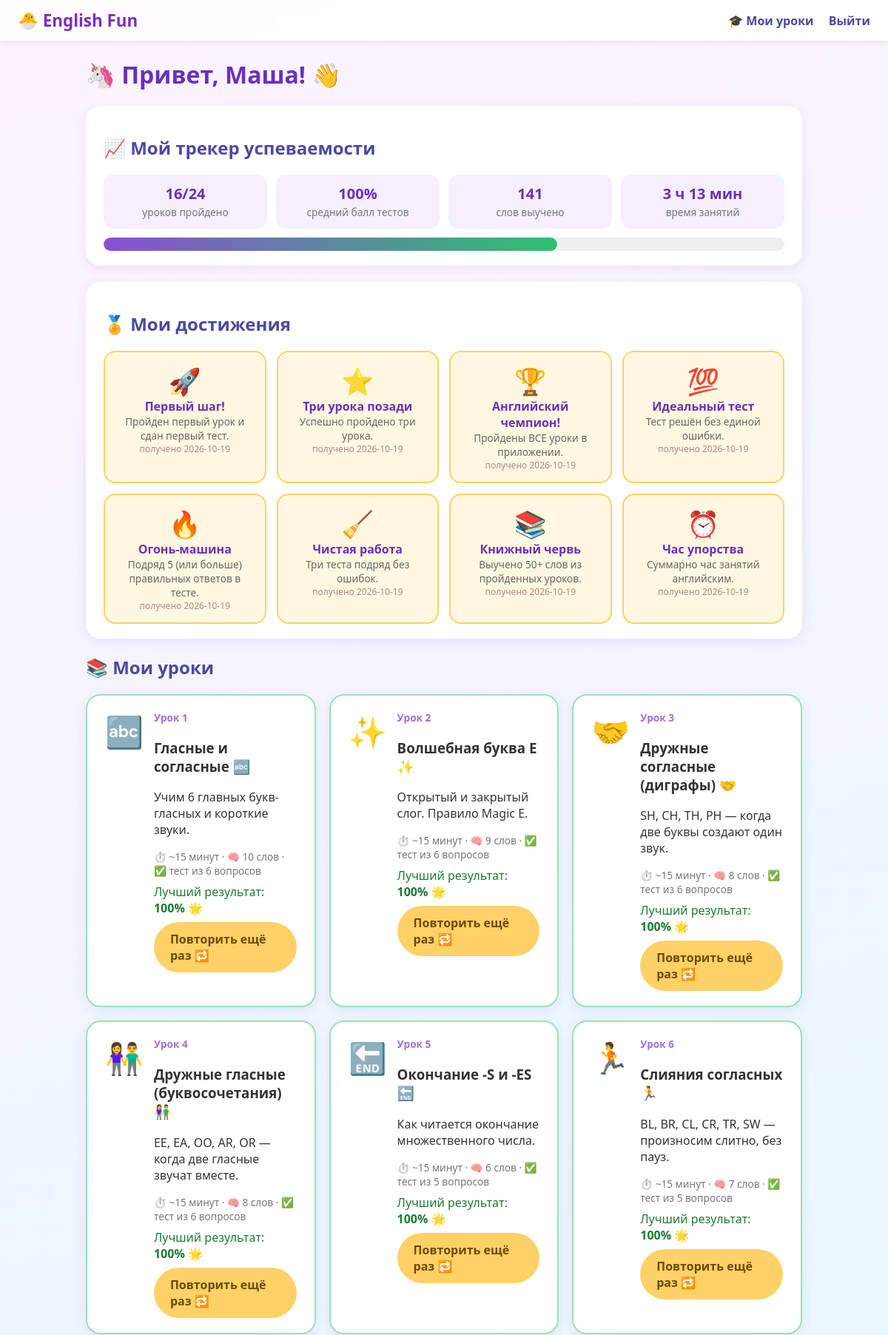
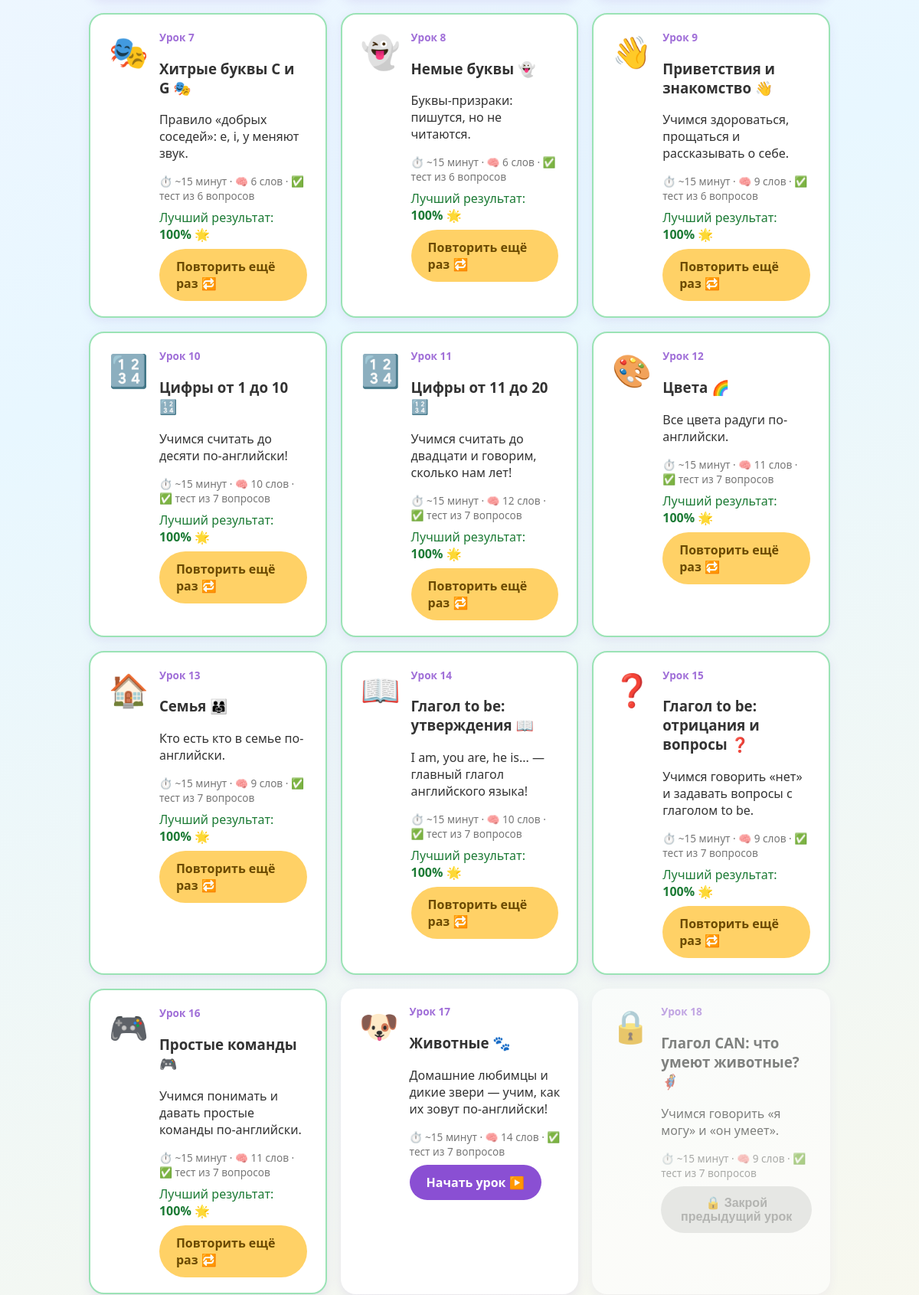
/student (signed in, upper part), run on the app's committed database (2 pictures, top to bottom).
### tables this page shows
CREATE TABLE students (
    id           INTEGER PRIMARY KEY AUTOINCREMENT,
    username     TEXT NOT NULL UNIQUE COLLATE NOCASE,  -- логин для входа
    display_name TEXT NOT NULL,                        -- имя на странице урока
    password_hash TEXT NOT NULL,                       -- PBKDF2-хеш пароля
    emoji        TEXT DEFAULT '🎒',                    -- аватарка для ребёнка
    created_at   TEXT NOT NULL
);

CREATE TABLE achievements (
    student_id   INTEGER NOT NULL,
    key          TEXT NOT NULL,
    earned_at    TEXT NOT NULL,
    PRIMARY KEY (student_id, key)
);

CREATE TABLE attempts (
    id            INTEGER PRIMARY KEY AUTOINCREMENT,
    student_id    INTEGER,                         -- за кем попытка (NULL = старые данные)
    lesson_id     INTEGER NOT NULL,
    started_at    TEXT NOT NULL,             -- ISO, когда открыли урок
    finished_at   TEXT,                      -- ISO, когда сдали тест
    seconds_spent INTEGER DEFAULT 0,         -- сколько секунд потратили
    score_percent REAL DEFAULT 0,            -- результат теста в %
    passed        INTEGER DEFAULT 0,         -- тест сдан?
    total_q       INTEGER DEFAULT 0,
    correct_q     INTEGER DEFAULT 0,
    mistakes_json TEXT DEFAULT '[]',         -- [{question, given, correct}]
    details_json  TEXT DEFAULT '{}'          -- полные результаты по каждому вопросу
);

### app.py (the view)
@app.route("/student")
def student_home():
    err = require_role("student")
    if err:
        return err
    db = get_db()
    student = get_student_or_none(db)
    if not student:
        session.clear()
        flash("Аккаунт был удалён родителем. Войди заново 🙂", "error")
        return redirect(url_for("index"))
    stats = compute_stats(db, student["id"])
    unlocked = unlocked_lesson_ids(stats)
    lessons_info = []
    for l in LESSONS:
        best = stats["best_by_lesson"].get(l["id"])
        lessons_info.append({
            "lesson": l,
            "locked": l["id"] not in unlocked,
            "done": l["id"] in stats["completed_ids"],
            "best_score": best["score_percent"] if best else None,
        })
    earned = {r["key"]: r["earned_at"] for r in db.execute(
        "SELECT key, earned_at FROM achievements WHERE student_id=?",
        (student["id"],)).fetchall()}
    achievements = [{**a, "earned": a["key"] in earned,
                     "earned_at": earned.get(a["key"])} for a in ACHIEVEMENTS]
    new_badge = session.pop("new_achievements", None)
    mascot = build_mascot_ctx()
    mascot["alreadyStarted"] = bool(stats["attempts"])
    mascot["allDone"] = len(stats["completed_ids"]) == len(LESSONS)
    return render_template("student_home.html", mascot=mascot,
                           name=student["display_name"],
                           emoji=student["emoji"],
                           lessons=lessons_info,
                           stats=stats,
                           achievements=achievements,
                           total_lessons=len(LESSONS),
                           new_badge=new_badge)

### app.py (called while the page is built)
def get_db():
    if "db" not in g:
        g.db = sqlite3.connect(DB_PATH)
        g.db.row_factory = sqlite3.Row
        g.db.execute("PRAGMA foreign_keys = ON")
    return g.db

def get_student_or_none(db):
    sid = session.get("student_id")
    if not sid:
        return None
    return db.execute("SELECT * FROM students WHERE id=?", (sid,)).fetchone()

def human_time(seconds):
    seconds = int(seconds or 0)
    if seconds < 60:
        return f"{seconds} сек"
    m, s = divmod(seconds, 60)
    if m < 60:
        return f"{m} мин {s} сек" if s else f"{m} мин"
    h, m = divmod(m, 60)
    return f"{h} ч {m} мин"

def unlocked_lesson_ids(stats):
    unlocked = set()
    for l in LESSONS:
        prev = l["id"] - 1
        if prev == 0 or prev in stats["completed_ids"]:
            unlocked.add(l["id"])
    return unlocked

def build_mascot_ctx():
    role = session.get("role")
    page = "anon" if not role else ("parent" if role == "parent" else "student")
    endpoint = request.endpoint or ""
    mascot = {"enabled": MASCOT_ENABLED, "name": MASCOT_NAME, "page": page}
    if page != "student":
        return mascot
    if endpoint == "index":
        mascot["page"] = "index"
    elif endpoint == "student_home":
        mascot["page"] = "home"
    elif endpoint == "lesson_page":
        mascot["page"] = "lesson"
    elif endpoint == "submit_test":
        mascot["page"] = "result"
    return mascot

@app.context_processor
def inject_mascot():
    return {"mascot": build_mascot_ctx()}

def require_role(role):
    if session.get("role") != role:
        return redirect(url_for("index"))
    return None

### templates/student_home.html (shortened to what this page needs)
{% extends "base.html" %}
{% block content %}
<h1>{{ emoji or '🎒' }} Привет, {{ name }}! 👋</h1>
<section class="card tracker">
  <h2>📈 Мой трекер успеваемости</h2>
  <div class="stats-grid">
    <div class="stat"><span class="stat-num">{{ stats.lessons_completed }}/{{ total_lessons }}</span><span class="stat-label">уроков пройдено</span></div>
    <div class="stat"><span class="stat-num">{% if stats.avg_score %}{{ "%.0f"|format(stats.avg_score) }}%{% else %}—{% endif %}</span><span class="stat-label">средний балл тестов</span></div>
    <div class="stat"><span class="stat-num">{{ stats.words_learned }}</span><span class="stat-label">слов выучено</span></div>
    <div class="stat"><span class="stat-num">{{ stats.total_seconds|human_time }}</span><span class="stat-label">время занятий</span></div>
  </div>
  <div class="progress-bar"><div class="progress-fill" style="width: {{ 100 * stats.lessons_completed / total_lessons }}%"></div></div>
</section>
<section class="card">
  <h2>🏅 Мои достижения</h2>
  <div class="ach-grid">
    {% for a in achievements %}
      <div class="ach {{ 'ach-earned' if a.earned else 'ach-locked' }}" title="{{ a.desc }}">
        <div class="ach-emoji">{{ a.emoji }}</div>
        <div class="ach-title">{{ a.title }}</div>
        <div class="ach-desc">{{ a.desc }}</div>
        {% if a.earned %}<div class="ach-date">получено {{ a.earned_at[:10] }}</div>{% endif %}
      </div>
    {% endfor %}
  </div>
</section>
<section>
  <h2>📚 Мои уроки</h2>
  <div class="lesson-grid">
    {% for info in lessons %}
      {% set l = info.lesson %}
      <div class="lesson-card card {{ 'lesson-done' if info.done }} {{ 'lesson-locked' if info.locked }}">
        <div class="lesson-emoji">{{ l.emoji if info.locked is false or info.done else '🔒' }}</div>
        <div class="lesson-body">
          <div class="lesson-num">Урок {{ l.id }}</div>
          <h3>{{ l.title }}</h3>
          <p>{{ l.description }}</p>
          <div class="lesson-meta">
            ⏱️ ~15 минут · 🧠 {{ l.material|length }} слов · ✅ тест из {{ l.test|length }} вопросов
          </div>
          {% if info.done %}
            <div class="done-score">Лучший результат: <b>{{ "%.0f"|format(info.best_score) }}%</b> {{ '🌟' if info.best_score >= 90 }}</div>
          {% endif %}
          {% if info.locked %}
            <button class="btn btn-locked" disabled>🔒 Закрой предыдущий урок</button>
          {% elif info.done %}
            <a class="btn btn-secondary" href="{{ url_for('lesson_page', lesson_id=l.id) }}">Повторить ещё раз 🔁</a>
          {% else %}
            <a class="btn btn-primary" href="{{ url_for('lesson_page', lesson_id=l.id) }}">Начать урок ▶️</a>
          {% endif %}
        </div>
      </div>
    {% endfor %}
  </div>
</section>
{% endblock %}

### templates/base.html (shortened to what this page needs)
<!DOCTYPE html>
<html lang="ru">
<head>
<link rel="stylesheet" href="{{ url_for('static', filename='style.css') }}">
</head>
<body>
<header class="topbar">
  <a href="/" class="logo">🐣 English Fun</a>
  <nav>
    {% if session.get('role') == 'student' %}
      <a href="{{ url_for('student_home') }}">🎓 Мои уроки</a>
      <a href="{{ url_for('logout') }}">Выйти</a>
    {% elif session.get('role') == 'parent' %}
      <a href="{{ url_for('parent_dashboard') }}">📊 Кабинет родителя</a>
      <a href="{{ url_for('logout') }}">Выйти</a>
    {% endif %}
  </nav>
</header>
<main class="container">
{% block content %}{% endblock %}
</main>
</body>
</html>

### static/style.css (style rules this page uses)
* { box-sizing: border-box; }
body { margin: 0; font-family: "Comic Sans MS", "Segoe UI", Verdana, sans-serif; background: linear-gradient(160deg, #fdf3ff 0%, #e8f7ff 50%, #fff8e6 100%); color: #333; min-height: 100vh; }
.topbar { display: flex; justify-content: space-between; align-items: center; padding: 12px 24px; background: #ffffffcc; backdrop-filter: blur(6px); box-shadow: 0 2px 8px rgba(0,0,0,.08); position: sticky; top: 0; z-index: 10; }
.logo { font-size: 1.4rem; font-weight: bold; color: #7b2fbf; text-decoration: none; }
.topbar nav a { margin-left: 16px; text-decoration: none; color: #4a4a9e; font-weight: bold; }
.container { max-width: 1000px; margin: 24px auto; padding: 0 16px; }
h1 { color: #6a2fbf; }
h2 { color: #4a4a9e; }
.card { background: #fff; border-radius: 20px; padding: 20px 24px; box-shadow: 0 4px 14px rgba(120, 80, 200, .12); margin-bottom: 22px; }
.btn { display: inline-block; border: none; cursor: pointer; text-decoration: none; border-radius: 999px; padding: 12px 22px; font-size: 1rem; font-weight: bold; transition: transform .1s ease, box-shadow .1s ease; }
.btn-primary { background: #8a4fd3; color: #fff; }
.btn-secondary { background: #ffd166; color: #6b4a00; }
.btn-locked { background: #ddd; color: #888; cursor: not-allowed; }
.btn:disabled { transform: none; box-shadow: none; }
.stats-grid { display: grid; grid-template-columns: repeat(auto-fit, minmax(130px, 1fr)); gap: 12px; margin: 12px 0; }
.stat { background: #f5efff; border-radius: 14px; padding: 12px; text-align: center; }
.stat-num { display: block; font-size: 1.25rem; font-weight: bold; color: #6a2fbf; }
.stat-label { font-size: .85rem; color: #777; }
.progress-bar { height: 18px; background: #eee; border-radius: 999px; overflow: hidden; }
.progress-fill { height: 100%; background: linear-gradient(90deg, #8a4fd3, #2fbf71); border-radius: 999px; transition: width .5s; }
.ach-grid { display: grid; grid-template-columns: repeat(auto-fill, minmax(200px, 1fr)); gap: 14px; }
.ach { border-radius: 16px; padding: 14px; text-align: center; border: 2px solid transparent; }
.ach-earned { background: #fff7e0; border-color: #ffd166; }
.ach-emoji { font-size: 2.2rem; }
.ach-title { font-weight: bold; color: #6a2fbf; }
.ach-desc { font-size: .85rem; color: #666; }
.ach-date { font-size: .75rem; color: #a88; }
.lesson-grid { display: grid; grid-template-columns: repeat(auto-fill, minmax(300px, 1fr)); gap: 18px; }
.lesson-card { display: flex; gap: 14px; margin-bottom: 0; }
.lesson-card.lesson-done { border: 2px solid #9be3b5; }
.lesson-card.lesson-locked { opacity: .6; }
.lesson-emoji { font-size: 2.6rem; }
.lesson-num { color: #a06fd8; font-weight: bold; font-size: .85rem; }
.lesson-meta { font-size: .85rem; color: #777; margin: 8px 0; }
.done-score { color: #1b7a34; margin-bottom: 8px; }

### data on the page
students: display_name "Маша"
achievements: emoji "🚀", title "Первый шаг!", desc "Пройден первый урок и сдан первый тест.", earned_at "2026-10-19"
achievements: emoji "⭐", title "Три урока позади", desc "Успешно пройдено три урока.", earned_at "2026-10-19"
achievements: emoji "🏆", title "Английский чемпион!", desc "Пройдены ВСЕ уроки в приложении.", earned_at "2026-10-19"
achievements: emoji "💯", title "Идеальный тест", desc "Тест решён без единой ошибки.", earned_at "2026-10-19"
achievements: emoji "🔥", title "Огонь-машина", desc "Подряд 5 (или больше) правильных ответов в тесте.", earned_at "2026-10-19"
achievements: emoji "🧹", title "Чистая работа", desc "Три теста подряд без ошибок.", earned_at "2026-10-19"
achievements: emoji "📚", title "Книжный червь", desc "Выучено 50+ слов из пройденных уроков.", earned_at "2026-10-19"
achievements: emoji "⏰", title "Час упорства", desc "Суммарно час занятий английским.", earned_at "2026-10-19"
attempts: emoji "🔤", id "1", title "Гласные и согласные 🔤", description "Учим 6 главных букв-гласных и короткие звуки.", material|length "10", test|length "6", best_score "100", score_percent "🌟"
attempts: emoji "✨", id "2", title "Волшебная буква E ✨", description "Открытый и закрытый слог. Правило Magic E.", material|length "9", test|length "6", best_score "100", score_percent "🌟"
attempts: emoji "🤝", id "3", title "Дружные согласные (диграфы) 🤝", description "SH, CH, TH, PH — когда две буквы создают один звук.", material|length "8", test|length "6", best_score "100", score_percent "🌟"
attempts: emoji "👫", id "4", title "Дружные гласные (буквосочетания) 👫", description "EE, EA, OO, AR, OR — когда две гласные звучат вместе.", material|length "8", test|length "6", best_score "100", score_percent "🌟"
attempts: emoji "🔚", id "5", title "Окончание -S и -ES 🔚", description "Как читается окончание множественного числа.", material|length "6", test|length "5", best_score "100", score_percent "🌟"
attempts: emoji "🏃", id "6", title "Слияния согласных 🏃", description "BL, BR, CL, CR, TR, SW — произносим слитно, без пауз.", material|length "7", test|length "5", best_score "100", score_percent "🌟"
attempts: emoji "🎭", id "7", title "Хитрые буквы C и G 🎭", description "Правило «добрых соседей»: e, i, y меняют звук.", material|length "6", test|length "6", best_score "100", score_percent "🌟"
attempts: emoji "👻", id "8", title "Немые буквы 👻", description "Буквы-призраки: пишутся, но не читаются.", material|length "6", test|length "6", best_score "100", score_percent "🌟"
attempts: emoji "👋", id "9", title "Приветствия и знакомство 👋", description "Учимся здороваться, прощаться и рассказывать о себе.", material|length "9", test|length "6", best_score "100", score_percent "🌟"
attempts: emoji "🔢", id "10", title "Цифры от 1 до 10 🔢", description "Учимся считать до десяти по-английски!", material|length "10", test|length "7", best_score "100", score_percent "🌟"
attempts: emoji "🔢", id "11", title "Цифры от 11 до 20 🔢", description "Учимся считать до двадцати и говорим, сколько нам лет!", material|length "12", test|length "7", best_score "100", score_percent "🌟"
attempts: emoji "🎨", id "12", title "Цвета 🌈", description "Все цвета радуги по-английски.", material|length "11", test|length "7", best_score "100", score_percent "🌟"
attempts: emoji "🏠", id "13", title "Семья 👨‍👩‍👧", description "Кто есть кто в семье по-английски.", material|length "9", test|length "7", best_score "100", score_percent "🌟"
attempts: emoji "📖", id "14", title "Глагол to be: утверждения 📖", description "I am, you are, he is... — главный глагол английского языка!", material|length "10", test|length "7", best_score "100", score_percent "🌟"
attempts: emoji "❓", id "15", title "Глагол to be: отрицания и вопросы ❓", description "Учимся говорить «нет» и задавать вопросы с глаголом to be.", material|length "9", test|length "7", best_score "100", score_percent "🌟"
attempts: emoji "🎮", id "16", title "Простые команды 🎮", description "Учимся понимать и давать простые команды по-английски.", material|length "11", test|length "7", best_score "100", score_percent "🌟"

### other printed values
{{ emoji or '🎒' }} "🦄"
{{ stats.lessons_completed }} "16"
{{ total_lessons }} "24"
{{ "%.0f"|format(stats.avg_score) }} "100"
{{ stats.words_learned }} "141"
{{ stats.total_seconds|human_time }} "3 ч 13 мин"
{{ l.emoji if info.locked is false or info.done else '🔒' }} "🐶" "🔒"
{{ l.id }} "17" "18"
{{ l.title }} "Животные 🐾" "Глагол CAN: что умеют животные? 🦸"
{{ l.description }} "Домашние любимцы и дикие звери — учим, как их зовут по-английски!" "Учимся говорить «я могу» и «он умеет»."
{{ l.material|length }} "14" "9"
{{ l.test|length }} "7" "7"
